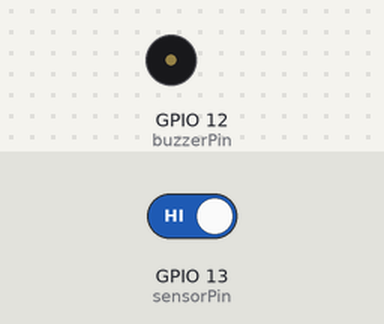
Recording of a sketch running on a simulated ESP32. On the bench: buzzer (waves = sounding, pin HIGH). The test bench sets the inputs (shaded band); at power-on: GPIO 13 (sensorPin) HIGH. WiFi joins after 1.5 s; servers stay silent unless stated.

Above: at 3.4 s.
3.5 s: GPIO 13 (sensorPin) driven LOW
At 4.7 s:
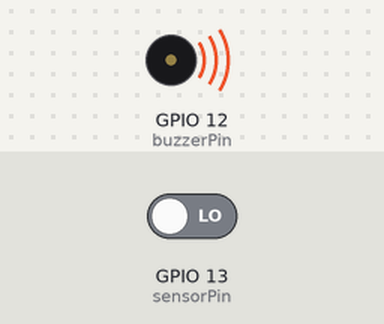
5.0 s: GPIO 13 (sensorPin) driven HIGH
At 6.0 s:
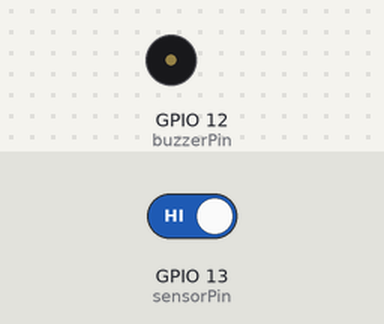
Timing chart, 0 to 8.0 s (numbered marks = the images above; inputs shaded):
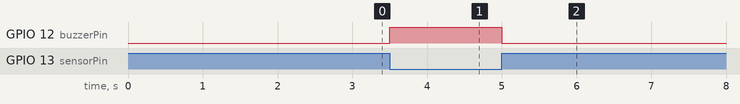

The sketch:

users.ino
```cpp
#include <WiFi.h>
#include <WiFiClient.h>

const char* ssid = "ESP32_AP";
const char* password = "password";
IPAddress serverIP(192, 168, 4, 1);

WiFiClient client;

const int sensorPin = 13;
const int buzzerPin = 12;

int previousSensorState = LOW;

void setup() {
  Serial.begin(9600);
  pinMode(sensorPin, INPUT_PULLUP);
  pinMode(buzzerPin, OUTPUT);

  WiFi.begin(ssid, password);
  while (WiFi.status() != WL_CONNECTED) {
    delay(1000);
  }

  while (!client.connected()) {
    if (client.connect(serverIP, 8080)) {
    } else {
      delay(1000);
    }
  }
}

void loop() {
  int sensorValue = digitalRead(sensorPin);

  if (sensorValue == LOW) {
    char message = 65;
    client.print(message);
    digitalWrite(buzzerPin, HIGH);
    sensorValue = digitalRead(sensorPin);
    while (sensorValue == LOW) {
      sensorValue = digitalRead(sensorPin);
    }
    digitalWrite(buzzerPin, LOW);
  }
}
```

Measured:
- after the input at 3.5 s, GPIO 12 (buzzerPin): LOW → HIGH at once
- after the input at 5.0 s, GPIO 12 (buzzerPin): HIGH → LOW at once
